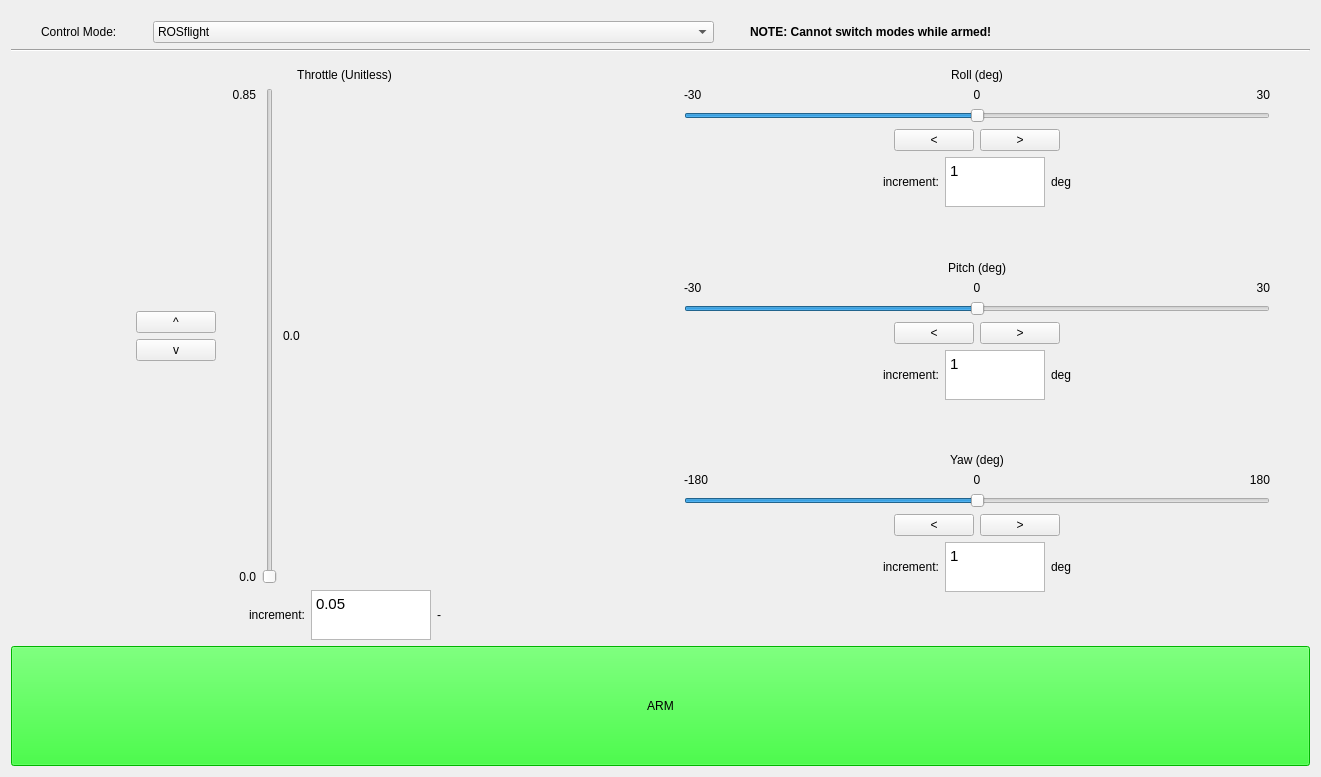
<?xml version="1.0" encoding="UTF-8"?>
<ui version="4.0">
 <class>CmWindow</class>
 <widget class="QWidget" name="CmWindow">
  <property name="geometry">
   <rect>
    <x>0</x>
    <y>0</y>
    <width>1321</width>
    <height>777</height>
   </rect>
  </property>
  <property name="sizePolicy">
   <sizepolicy hsizetype="Expanding" vsizetype="Expanding">
    <horstretch>0</horstretch>
    <verstretch>0</verstretch>
   </sizepolicy>
  </property>
  <property name="windowTitle">
   <string>Aerowake Tuning GUI</string>
  </property>
  <layout class="QGridLayout" name="gridLayout">
   <item row="0" column="0">
    <layout class="QVBoxLayout" name="verticalLayout">
     <item>
      <spacer name="verticalSpacer">
       <property name="orientation">
        <enum>Qt::Vertical</enum>
       </property>
       <property name="sizeType">
        <enum>QSizePolicy::Maximum</enum>
       </property>
       <property name="sizeHint" stdset="0">
        <size>
         <width>20</width>
         <height>10</height>
        </size>
       </property>
      </spacer>
     </item>
     <item>
      <layout class="QHBoxLayout" name="horizontalLayout_2">
       <item>
        <spacer name="horizontalSpacer">
         <property name="orientation">
          <enum>Qt::Horizontal</enum>
         </property>
         <property name="sizeType">
          <enum>QSizePolicy::Maximum</enum>
         </property>
         <property name="sizeHint" stdset="0">
          <size>
           <width>30</width>
           <height>20</height>
          </size>
         </property>
        </spacer>
       </item>
       <item>
        <widget class="QLabel" name="label">
         <property name="sizePolicy">
          <sizepolicy hsizetype="Maximum" vsizetype="Preferred">
           <horstretch>0</horstretch>
           <verstretch>0</verstretch>
          </sizepolicy>
         </property>
         <property name="text">
          <string>Control Mode:</string>
         </property>
        </widget>
       </item>
       <item>
        <spacer name="horizontalSpacer_2">
         <property name="orientation">
          <enum>Qt::Horizontal</enum>
         </property>
         <property name="sizeType">
          <enum>QSizePolicy::Maximum</enum>
         </property>
         <property name="sizeHint" stdset="0">
          <size>
           <width>30</width>
           <height>20</height>
          </size>
         </property>
        </spacer>
       </item>
       <item>
        <widget class="QComboBox" name="comboBox">
         <item>
          <property name="text">
           <string>ROSflight</string>
          </property>
         </item>
         <item>
          <property name="text">
           <string>Aerowake</string>
          </property>
         </item>
         <item>
          <property name="text">
           <string>ROScopterPOS</string>
          </property>
         </item>
         <item>
          <property name="text">
           <string>ROScopterVEL</string>
          </property>
         </item>
        </widget>
       </item>
       <item>
        <spacer name="horizontalSpacer_4">
         <property name="orientation">
          <enum>Qt::Horizontal</enum>
         </property>
         <property name="sizeType">
          <enum>QSizePolicy::Maximum</enum>
         </property>
         <property name="sizeHint" stdset="0">
          <size>
           <width>30</width>
           <height>20</height>
          </size>
         </property>
        </spacer>
       </item>
       <item>
        <widget class="QLabel" name="label_2">
         <property name="font">
          <font>
           <weight>75</weight>
           <bold>true</bold>
          </font>
         </property>
         <property name="text">
          <string>NOTE: Cannot switch modes while armed!</string>
         </property>
        </widget>
       </item>
      </layout>
     </item>
     <item>
      <widget class="Line" name="line">
       <property name="orientation">
        <enum>Qt::Horizontal</enum>
       </property>
      </widget>
     </item>
     <item>
      <spacer name="verticalSpacer_2">
       <property name="orientation">
        <enum>Qt::Vertical</enum>
       </property>
       <property name="sizeType">
        <enum>QSizePolicy::Maximum</enum>
       </property>
       <property name="sizeHint" stdset="0">
        <size>
         <width>20</width>
         <height>10</height>
        </size>
       </property>
      </spacer>
     </item>
     <item>
      <layout class="QHBoxLayout" name="horizontalLayout" stretch="0,1,0,1,0">
       <item>
        <spacer name="horizontalSpacer_12">
         <property name="orientation">
          <enum>Qt::Horizontal</enum>
         </property>
         <property name="sizeHint" stdset="0">
          <size>
           <width>40</width>
           <height>20</height>
          </size>
         </property>
        </spacer>
       </item>
       <item>
        <layout class="QVBoxLayout" name="verticalLayout_2">
         <item>
          <widget class="QLabel" name="F_title">
           <property name="sizePolicy">
            <sizepolicy hsizetype="Expanding" vsizetype="Preferred">
             <horstretch>0</horstretch>
             <verstretch>0</verstretch>
            </sizepolicy>
           </property>
           <property name="text">
            <string>Throttle (Unitless)</string>
           </property>
           <property name="alignment">
            <set>Qt::AlignCenter</set>
           </property>
          </widget>
         </item>
         <item>
          <layout class="QHBoxLayout" name="horizontalLayout_3">
           <item>
            <layout class="QVBoxLayout" name="verticalLayout_4">
             <item>
              <widget class="QLabel" name="F_max_label">
               <property name="text">
                <string>0.85</string>
               </property>
               <property name="alignment">
                <set>Qt::AlignRight|Qt::AlignTrailing|Qt::AlignVCenter</set>
               </property>
              </widget>
             </item>
             <item>
              <spacer name="verticalSpacer_4">
               <property name="orientation">
                <enum>Qt::Vertical</enum>
               </property>
               <property name="sizeHint" stdset="0">
                <size>
                 <width>20</width>
                 <height>40</height>
                </size>
               </property>
              </spacer>
             </item>
             <item>
              <layout class="QHBoxLayout" name="horizontalLayout_9">
               <item>
                <spacer name="horizontalSpacer_6">
                 <property name="orientation">
                  <enum>Qt::Horizontal</enum>
                 </property>
                 <property name="sizeHint" stdset="0">
                  <size>
                   <width>40</width>
                   <height>20</height>
                  </size>
                 </property>
                </spacer>
               </item>
               <item>
                <widget class="QPushButton" name="F_up">
                 <property name="text">
                  <string>^</string>
                 </property>
                </widget>
               </item>
               <item>
                <spacer name="horizontalSpacer_8">
                 <property name="orientation">
                  <enum>Qt::Horizontal</enum>
                 </property>
                 <property name="sizeType">
                  <enum>QSizePolicy::Fixed</enum>
                 </property>
                 <property name="sizeHint" stdset="0">
                  <size>
                   <width>40</width>
                   <height>20</height>
                  </size>
                 </property>
                </spacer>
               </item>
              </layout>
             </item>
             <item>
              <layout class="QHBoxLayout" name="horizontalLayout_10">
               <item>
                <spacer name="horizontalSpacer_7">
                 <property name="orientation">
                  <enum>Qt::Horizontal</enum>
                 </property>
                 <property name="sizeHint" stdset="0">
                  <size>
                   <width>40</width>
                   <height>20</height>
                  </size>
                 </property>
                </spacer>
               </item>
               <item>
                <widget class="QPushButton" name="F_down">
                 <property name="text">
                  <string>v</string>
                 </property>
                </widget>
               </item>
               <item>
                <spacer name="horizontalSpacer_9">
                 <property name="orientation">
                  <enum>Qt::Horizontal</enum>
                 </property>
                 <property name="sizeType">
                  <enum>QSizePolicy::Fixed</enum>
                 </property>
                 <property name="sizeHint" stdset="0">
                  <size>
                   <width>40</width>
                   <height>20</height>
                  </size>
                 </property>
                </spacer>
               </item>
              </layout>
             </item>
             <item>
              <spacer name="verticalSpacer_3">
               <property name="orientation">
                <enum>Qt::Vertical</enum>
               </property>
               <property name="sizeHint" stdset="0">
                <size>
                 <width>20</width>
                 <height>40</height>
                </size>
               </property>
              </spacer>
             </item>
             <item>
              <widget class="QLabel" name="F_min_label">
               <property name="sizePolicy">
                <sizepolicy hsizetype="Preferred" vsizetype="Fixed">
                 <horstretch>0</horstretch>
                 <verstretch>0</verstretch>
                </sizepolicy>
               </property>
               <property name="text">
                <string>0.0</string>
               </property>
               <property name="alignment">
                <set>Qt::AlignRight|Qt::AlignTrailing|Qt::AlignVCenter</set>
               </property>
              </widget>
             </item>
            </layout>
           </item>
           <item>
            <widget class="QSlider" name="F_slider">
             <property name="minimum">
              <number>0</number>
             </property>
             <property name="maximum">
              <number>1000</number>
             </property>
             <property name="value">
              <number>0</number>
             </property>
             <property name="orientation">
              <enum>Qt::Vertical</enum>
             </property>
            </widget>
           </item>
           <item>
            <widget class="QLabel" name="F_label">
             <property name="sizePolicy">
              <sizepolicy hsizetype="Expanding" vsizetype="Preferred">
               <horstretch>0</horstretch>
               <verstretch>0</verstretch>
              </sizepolicy>
             </property>
             <property name="maximumSize">
              <size>
               <width>150</width>
               <height>16777215</height>
              </size>
             </property>
             <property name="text">
              <string>0.0</string>
             </property>
            </widget>
           </item>
           <item>
            <spacer name="horizontalSpacer_14">
             <property name="orientation">
              <enum>Qt::Horizontal</enum>
             </property>
             <property name="sizeHint" stdset="0">
              <size>
               <width>40</width>
               <height>20</height>
              </size>
             </property>
            </spacer>
           </item>
          </layout>
         </item>
         <item>
          <layout class="QHBoxLayout" name="horizontalLayout_5">
           <item>
            <spacer name="horizontalSpacer_16">
             <property name="orientation">
              <enum>Qt::Horizontal</enum>
             </property>
             <property name="sizeHint" stdset="0">
              <size>
               <width>40</width>
               <height>20</height>
              </size>
             </property>
            </spacer>
           </item>
           <item>
            <widget class="QLabel" name="label_6">
             <property name="sizePolicy">
              <sizepolicy hsizetype="Fixed" vsizetype="Preferred">
               <horstretch>0</horstretch>
               <verstretch>0</verstretch>
              </sizepolicy>
             </property>
             <property name="text">
              <string>increment:</string>
             </property>
            </widget>
           </item>
           <item>
            <widget class="QTextEdit" name="F_increment">
             <property name="sizePolicy">
              <sizepolicy hsizetype="Fixed" vsizetype="Maximum">
               <horstretch>0</horstretch>
               <verstretch>0</verstretch>
              </sizepolicy>
             </property>
             <property name="maximumSize">
              <size>
               <width>120</width>
               <height>50</height>
              </size>
             </property>
             <property name="html">
              <string>&lt;!DOCTYPE HTML PUBLIC &quot;-//W3C//DTD HTML 4.0//EN&quot; &quot;http://www.w3.org/TR/REC-html40/strict.dtd&quot;&gt;
&lt;html&gt;&lt;head&gt;&lt;meta name=&quot;qrichtext&quot; content=&quot;1&quot; /&gt;&lt;style type=&quot;text/css&quot;&gt;
p, li { white-space: pre-wrap; }
&lt;/style&gt;&lt;/head&gt;&lt;body style=&quot; font-family:'Ubuntu'; font-size:11pt; font-weight:400; font-style:normal;&quot;&gt;
&lt;p style=&quot; margin-top:0px; margin-bottom:0px; margin-left:0px; margin-right:0px; -qt-block-indent:0; text-indent:0px;&quot;&gt;0.05&lt;/p&gt;&lt;/body&gt;&lt;/html&gt;</string>
             </property>
            </widget>
           </item>
           <item>
            <widget class="QLabel" name="F_inc_unit">
             <property name="sizePolicy">
              <sizepolicy hsizetype="Fixed" vsizetype="Preferred">
               <horstretch>0</horstretch>
               <verstretch>0</verstretch>
              </sizepolicy>
             </property>
             <property name="text">
              <string>-</string>
             </property>
            </widget>
           </item>
           <item>
            <spacer name="horizontalSpacer_15">
             <property name="orientation">
              <enum>Qt::Horizontal</enum>
             </property>
             <property name="sizeHint" stdset="0">
              <size>
               <width>40</width>
               <height>20</height>
              </size>
             </property>
            </spacer>
           </item>
          </layout>
         </item>
        </layout>
       </item>
       <item>
        <spacer name="horizontalSpacer_5">
         <property name="orientation">
          <enum>Qt::Horizontal</enum>
         </property>
         <property name="sizeType">
          <enum>QSizePolicy::Maximum</enum>
         </property>
         <property name="sizeHint" stdset="0">
          <size>
           <width>40</width>
           <height>20</height>
          </size>
         </property>
        </spacer>
       </item>
       <item>
        <layout class="QVBoxLayout" name="right_buttons_vlayout" stretch="1,0,0,0,0,0,0,0,0,0,0,0,0,0,0,0,0,0">
         <item>
          <widget class="QLabel" name="x_title">
           <property name="sizePolicy">
            <sizepolicy hsizetype="Preferred" vsizetype="Maximum">
             <horstretch>0</horstretch>
             <verstretch>0</verstretch>
            </sizepolicy>
           </property>
           <property name="text">
            <string>Roll (deg)</string>
           </property>
           <property name="alignment">
            <set>Qt::AlignCenter</set>
           </property>
          </widget>
         </item>
         <item>
          <layout class="QHBoxLayout" name="horizontalLayout_4">
           <item>
            <widget class="QLabel" name="x_min_label">
             <property name="sizePolicy">
              <sizepolicy hsizetype="Preferred" vsizetype="Maximum">
               <horstretch>0</horstretch>
               <verstretch>0</verstretch>
              </sizepolicy>
             </property>
             <property name="text">
              <string>-30</string>
             </property>
            </widget>
           </item>
           <item>
            <widget class="QLabel" name="x_label">
             <property name="sizePolicy">
              <sizepolicy hsizetype="Preferred" vsizetype="Maximum">
               <horstretch>0</horstretch>
               <verstretch>0</verstretch>
              </sizepolicy>
             </property>
             <property name="text">
              <string>0</string>
             </property>
             <property name="alignment">
              <set>Qt::AlignCenter</set>
             </property>
            </widget>
           </item>
           <item>
            <widget class="QLabel" name="x_max_label">
             <property name="sizePolicy">
              <sizepolicy hsizetype="Preferred" vsizetype="Maximum">
               <horstretch>0</horstretch>
               <verstretch>0</verstretch>
              </sizepolicy>
             </property>
             <property name="text">
              <string>30</string>
             </property>
             <property name="alignment">
              <set>Qt::AlignRight|Qt::AlignTrailing|Qt::AlignVCenter</set>
             </property>
            </widget>
           </item>
          </layout>
         </item>
         <item>
          <widget class="QSlider" name="x_slider">
           <property name="minimum">
            <number>-500</number>
           </property>
           <property name="maximum">
            <number>500</number>
           </property>
           <property name="orientation">
            <enum>Qt::Horizontal</enum>
           </property>
          </widget>
         </item>
         <item>
          <layout class="QHBoxLayout" name="horizontalLayout_8">
           <item>
            <spacer name="horizontalSpacer_10">
             <property name="orientation">
              <enum>Qt::Horizontal</enum>
             </property>
             <property name="sizeHint" stdset="0">
              <size>
               <width>40</width>
               <height>20</height>
              </size>
             </property>
            </spacer>
           </item>
           <item>
            <widget class="QPushButton" name="x_down">
             <property name="text">
              <string>&lt;</string>
             </property>
            </widget>
           </item>
           <item>
            <widget class="QPushButton" name="x_up">
             <property name="text">
              <string>&gt;</string>
             </property>
            </widget>
           </item>
           <item>
            <spacer name="horizontalSpacer_11">
             <property name="orientation">
              <enum>Qt::Horizontal</enum>
             </property>
             <property name="sizeHint" stdset="0">
              <size>
               <width>40</width>
               <height>20</height>
              </size>
             </property>
            </spacer>
           </item>
          </layout>
         </item>
         <item>
          <layout class="QHBoxLayout" name="horizontalLayout_11">
           <item>
            <spacer name="horizontalSpacer_21">
             <property name="orientation">
              <enum>Qt::Horizontal</enum>
             </property>
             <property name="sizeHint" stdset="0">
              <size>
               <width>40</width>
               <height>20</height>
              </size>
             </property>
            </spacer>
           </item>
           <item>
            <widget class="QLabel" name="label_13">
             <property name="text">
              <string>increment:</string>
             </property>
            </widget>
           </item>
           <item>
            <widget class="QTextEdit" name="x_increment">
             <property name="sizePolicy">
              <sizepolicy hsizetype="Maximum" vsizetype="Maximum">
               <horstretch>0</horstretch>
               <verstretch>0</verstretch>
              </sizepolicy>
             </property>
             <property name="maximumSize">
              <size>
               <width>100</width>
               <height>50</height>
              </size>
             </property>
             <property name="html">
              <string>&lt;!DOCTYPE HTML PUBLIC &quot;-//W3C//DTD HTML 4.0//EN&quot; &quot;http://www.w3.org/TR/REC-html40/strict.dtd&quot;&gt;
&lt;html&gt;&lt;head&gt;&lt;meta name=&quot;qrichtext&quot; content=&quot;1&quot; /&gt;&lt;style type=&quot;text/css&quot;&gt;
p, li { white-space: pre-wrap; }
&lt;/style&gt;&lt;/head&gt;&lt;body style=&quot; font-family:'Ubuntu'; font-size:11pt; font-weight:400; font-style:normal;&quot;&gt;
&lt;p style=&quot; margin-top:0px; margin-bottom:0px; margin-left:0px; margin-right:0px; -qt-block-indent:0; text-indent:0px;&quot;&gt;1&lt;/p&gt;&lt;/body&gt;&lt;/html&gt;</string>
             </property>
             <property name="placeholderText">
              <string/>
             </property>
            </widget>
           </item>
           <item>
            <widget class="QLabel" name="x_inc_unit">
             <property name="text">
              <string>deg</string>
             </property>
            </widget>
           </item>
           <item>
            <spacer name="horizontalSpacer_22">
             <property name="orientation">
              <enum>Qt::Horizontal</enum>
             </property>
             <property name="sizeHint" stdset="0">
              <size>
               <width>40</width>
               <height>20</height>
              </size>
             </property>
            </spacer>
           </item>
          </layout>
         </item>
         <item>
          <spacer name="verticalSpacer_6">
           <property name="orientation">
            <enum>Qt::Vertical</enum>
           </property>
           <property name="sizeHint" stdset="0">
            <size>
             <width>20</width>
             <height>40</height>
            </size>
           </property>
          </spacer>
         </item>
         <item>
          <widget class="QLabel" name="y_title">
           <property name="text">
            <string>Pitch (deg)</string>
           </property>
           <property name="alignment">
            <set>Qt::AlignCenter</set>
           </property>
          </widget>
         </item>
         <item>
          <layout class="QHBoxLayout" name="horizontalLayout_7">
           <item>
            <widget class="QLabel" name="y_min_label">
             <property name="text">
              <string>-30</string>
             </property>
            </widget>
           </item>
           <item>
            <widget class="QLabel" name="y_label">
             <property name="text">
              <string>0</string>
             </property>
             <property name="alignment">
              <set>Qt::AlignCenter</set>
             </property>
            </widget>
           </item>
           <item>
            <widget class="QLabel" name="y_max_label">
             <property name="text">
              <string>30</string>
             </property>
             <property name="alignment">
              <set>Qt::AlignRight|Qt::AlignTrailing|Qt::AlignVCenter</set>
             </property>
            </widget>
           </item>
          </layout>
         </item>
         <item>
          <widget class="QSlider" name="y_slider">
           <property name="minimum">
            <number>-500</number>
           </property>
           <property name="maximum">
            <number>500</number>
           </property>
           <property name="orientation">
            <enum>Qt::Horizontal</enum>
           </property>
          </widget>
         </item>
         <item>
          <layout class="QHBoxLayout" name="horizontalLayout_13">
           <item>
            <spacer name="horizontalSpacer_17">
             <property name="orientation">
              <enum>Qt::Horizontal</enum>
             </property>
             <property name="sizeHint" stdset="0">
              <size>
               <width>40</width>
               <height>20</height>
              </size>
             </property>
            </spacer>
           </item>
           <item>
            <widget class="QPushButton" name="y_down">
             <property name="text">
              <string>&lt;</string>
             </property>
            </widget>
           </item>
           <item>
            <widget class="QPushButton" name="y_up">
             <property name="text">
              <string>&gt;</string>
             </property>
            </widget>
           </item>
           <item>
            <spacer name="horizontalSpacer_18">
             <property name="orientation">
              <enum>Qt::Horizontal</enum>
             </property>
             <property name="sizeHint" stdset="0">
              <size>
               <width>40</width>
               <height>20</height>
              </size>
             </property>
            </spacer>
           </item>
          </layout>
         </item>
         <item>
          <layout class="QHBoxLayout" name="horizontalLayout_15">
           <item>
            <spacer name="horizontalSpacer_23">
             <property name="orientation">
              <enum>Qt::Horizontal</enum>
             </property>
             <property name="sizeHint" stdset="0">
              <size>
               <width>40</width>
               <height>20</height>
              </size>
             </property>
            </spacer>
           </item>
           <item>
            <widget class="QLabel" name="label_24">
             <property name="text">
              <string>increment:</string>
             </property>
            </widget>
           </item>
           <item>
            <widget class="QTextEdit" name="y_increment">
             <property name="sizePolicy">
              <sizepolicy hsizetype="Maximum" vsizetype="Maximum">
               <horstretch>0</horstretch>
               <verstretch>0</verstretch>
              </sizepolicy>
             </property>
             <property name="maximumSize">
              <size>
               <width>100</width>
               <height>50</height>
              </size>
             </property>
             <property name="html">
              <string>&lt;!DOCTYPE HTML PUBLIC &quot;-//W3C//DTD HTML 4.0//EN&quot; &quot;http://www.w3.org/TR/REC-html40/strict.dtd&quot;&gt;
&lt;html&gt;&lt;head&gt;&lt;meta name=&quot;qrichtext&quot; content=&quot;1&quot; /&gt;&lt;style type=&quot;text/css&quot;&gt;
p, li { white-space: pre-wrap; }
&lt;/style&gt;&lt;/head&gt;&lt;body style=&quot; font-family:'Ubuntu'; font-size:11pt; font-weight:400; font-style:normal;&quot;&gt;
&lt;p style=&quot; margin-top:0px; margin-bottom:0px; margin-left:0px; margin-right:0px; -qt-block-indent:0; text-indent:0px;&quot;&gt;1&lt;/p&gt;&lt;/body&gt;&lt;/html&gt;</string>
             </property>
             <property name="placeholderText">
              <string/>
             </property>
            </widget>
           </item>
           <item>
            <widget class="QLabel" name="y_inc_unit">
             <property name="text">
              <string>deg</string>
             </property>
            </widget>
           </item>
           <item>
            <spacer name="horizontalSpacer_24">
             <property name="orientation">
              <enum>Qt::Horizontal</enum>
             </property>
             <property name="sizeHint" stdset="0">
              <size>
               <width>40</width>
               <height>20</height>
              </size>
             </property>
            </spacer>
           </item>
          </layout>
         </item>
         <item>
          <spacer name="verticalSpacer_7">
           <property name="orientation">
            <enum>Qt::Vertical</enum>
           </property>
           <property name="sizeHint" stdset="0">
            <size>
             <width>20</width>
             <height>40</height>
            </size>
           </property>
          </spacer>
         </item>
         <item>
          <widget class="QLabel" name="z_title">
           <property name="text">
            <string>Yaw (deg)</string>
           </property>
           <property name="alignment">
            <set>Qt::AlignCenter</set>
           </property>
          </widget>
         </item>
         <item>
          <layout class="QHBoxLayout" name="horizontalLayout_12">
           <item>
            <widget class="QLabel" name="z_min_label">
             <property name="text">
              <string>-180</string>
             </property>
            </widget>
           </item>
           <item>
            <widget class="QLabel" name="z_label">
             <property name="text">
              <string>0</string>
             </property>
             <property name="alignment">
              <set>Qt::AlignCenter</set>
             </property>
            </widget>
           </item>
           <item>
            <widget class="QLabel" name="z_max_label">
             <property name="text">
              <string>180</string>
             </property>
             <property name="alignment">
              <set>Qt::AlignRight|Qt::AlignTrailing|Qt::AlignVCenter</set>
             </property>
            </widget>
           </item>
          </layout>
         </item>
         <item>
          <widget class="QSlider" name="z_slider">
           <property name="minimum">
            <number>-500</number>
           </property>
           <property name="maximum">
            <number>500</number>
           </property>
           <property name="orientation">
            <enum>Qt::Horizontal</enum>
           </property>
          </widget>
         </item>
         <item>
          <layout class="QHBoxLayout" name="horizontalLayout_14">
           <item>
            <spacer name="horizontalSpacer_19">
             <property name="orientation">
              <enum>Qt::Horizontal</enum>
             </property>
             <property name="sizeHint" stdset="0">
              <size>
               <width>40</width>
               <height>20</height>
              </size>
             </property>
            </spacer>
           </item>
           <item>
            <widget class="QPushButton" name="z_down">
             <property name="text">
              <string>&lt;</string>
             </property>
            </widget>
           </item>
           <item>
            <widget class="QPushButton" name="z_up">
             <property name="text">
              <string>&gt;</string>
             </property>
            </widget>
           </item>
           <item>
            <spacer name="horizontalSpacer_20">
             <property name="orientation">
              <enum>Qt::Horizontal</enum>
             </property>
             <property name="sizeHint" stdset="0">
              <size>
               <width>40</width>
               <height>20</height>
              </size>
             </property>
            </spacer>
           </item>
          </layout>
         </item>
         <item>
          <layout class="QHBoxLayout" name="horizontalLayout_16">
           <item>
            <spacer name="horizontalSpacer_25">
             <property name="orientation">
              <enum>Qt::Horizontal</enum>
             </property>
             <property name="sizeHint" stdset="0">
              <size>
               <width>40</width>
               <height>20</height>
              </size>
             </property>
            </spacer>
           </item>
           <item>
            <widget class="QLabel" name="label_26">
             <property name="text">
              <string>increment:</string>
             </property>
            </widget>
           </item>
           <item>
            <widget class="QTextEdit" name="z_increment">
             <property name="sizePolicy">
              <sizepolicy hsizetype="Maximum" vsizetype="Maximum">
               <horstretch>0</horstretch>
               <verstretch>0</verstretch>
              </sizepolicy>
             </property>
             <property name="maximumSize">
              <size>
               <width>100</width>
               <height>50</height>
              </size>
             </property>
             <property name="html">
              <string>&lt;!DOCTYPE HTML PUBLIC &quot;-//W3C//DTD HTML 4.0//EN&quot; &quot;http://www.w3.org/TR/REC-html40/strict.dtd&quot;&gt;
&lt;html&gt;&lt;head&gt;&lt;meta name=&quot;qrichtext&quot; content=&quot;1&quot; /&gt;&lt;style type=&quot;text/css&quot;&gt;
p, li { white-space: pre-wrap; }
&lt;/style&gt;&lt;/head&gt;&lt;body style=&quot; font-family:'Ubuntu'; font-size:11pt; font-weight:400; font-style:normal;&quot;&gt;
&lt;p style=&quot; margin-top:0px; margin-bottom:0px; margin-left:0px; margin-right:0px; -qt-block-indent:0; text-indent:0px;&quot;&gt;1&lt;/p&gt;&lt;/body&gt;&lt;/html&gt;</string>
             </property>
             <property name="placeholderText">
              <string/>
             </property>
            </widget>
           </item>
           <item>
            <widget class="QLabel" name="z_inc_unit">
             <property name="text">
              <string>deg</string>
             </property>
            </widget>
           </item>
           <item>
            <spacer name="horizontalSpacer_26">
             <property name="orientation">
              <enum>Qt::Horizontal</enum>
             </property>
             <property name="sizeHint" stdset="0">
              <size>
               <width>40</width>
               <height>20</height>
              </size>
             </property>
            </spacer>
           </item>
          </layout>
         </item>
         <item>
          <spacer name="verticalSpacer_5">
           <property name="orientation">
            <enum>Qt::Vertical</enum>
           </property>
           <property name="sizeHint" stdset="0">
            <size>
             <width>20</width>
             <height>40</height>
            </size>
           </property>
          </spacer>
         </item>
        </layout>
       </item>
       <item>
        <spacer name="horizontalSpacer_13">
         <property name="orientation">
          <enum>Qt::Horizontal</enum>
         </property>
         <property name="sizeHint" stdset="0">
          <size>
           <width>40</width>
           <height>20</height>
          </size>
         </property>
        </spacer>
       </item>
      </layout>
     </item>
    </layout>
   </item>
   <item row="1" column="0">
    <widget class="QPushButton" name="ARMBUTTON">
     <property name="minimumSize">
      <size>
       <width>0</width>
       <height>120</height>
      </size>
     </property>
     <property name="palette">
      <palette>
       <active>
        <colorrole role="WindowText">
         <brush brushstyle="SolidPattern">
          <color alpha="255">
           <red>0</red>
           <green>0</green>
           <blue>0</blue>
          </color>
         </brush>
        </colorrole>
        <colorrole role="Button">
         <brush brushstyle="SolidPattern">
          <color alpha="255">
           <red>0</red>
           <green>255</green>
           <blue>0</blue>
          </color>
         </brush>
        </colorrole>
        <colorrole role="Light">
         <brush brushstyle="SolidPattern">
          <color alpha="255">
           <red>127</red>
           <green>255</green>
           <blue>127</blue>
          </color>
         </brush>
        </colorrole>
        <colorrole role="Midlight">
         <brush brushstyle="SolidPattern">
          <color alpha="255">
           <red>63</red>
           <green>255</green>
           <blue>63</blue>
          </color>
         </brush>
        </colorrole>
        <colorrole role="Dark">
         <brush brushstyle="SolidPattern">
          <color alpha="255">
           <red>0</red>
           <green>127</green>
           <blue>0</blue>
          </color>
         </brush>
        </colorrole>
        <colorrole role="Mid">
         <brush brushstyle="SolidPattern">
          <color alpha="255">
           <red>0</red>
           <green>170</green>
           <blue>0</blue>
          </color>
         </brush>
        </colorrole>
        <colorrole role="Text">
         <brush brushstyle="SolidPattern">
          <color alpha="255">
           <red>0</red>
           <green>0</green>
           <blue>0</blue>
          </color>
         </brush>
        </colorrole>
        <colorrole role="BrightText">
         <brush brushstyle="SolidPattern">
          <color alpha="255">
           <red>255</red>
           <green>255</green>
           <blue>255</blue>
          </color>
         </brush>
        </colorrole>
        <colorrole role="ButtonText">
         <brush brushstyle="SolidPattern">
          <color alpha="255">
           <red>0</red>
           <green>0</green>
           <blue>0</blue>
          </color>
         </brush>
        </colorrole>
        <colorrole role="Base">
         <brush brushstyle="SolidPattern">
          <color alpha="255">
           <red>255</red>
           <green>255</green>
           <blue>255</blue>
          </color>
         </brush>
        </colorrole>
        <colorrole role="Window">
         <brush brushstyle="SolidPattern">
          <color alpha="255">
           <red>0</red>
           <green>255</green>
           <blue>0</blue>
          </color>
         </brush>
        </colorrole>
        <colorrole role="Shadow">
         <brush brushstyle="SolidPattern">
          <color alpha="255">
           <red>0</red>
           <green>0</green>
           <blue>0</blue>
          </color>
         </brush>
        </colorrole>
        <colorrole role="AlternateBase">
         <brush brushstyle="SolidPattern">
          <color alpha="255">
           <red>127</red>
           <green>255</green>
           <blue>127</blue>
          </color>
         </brush>
        </colorrole>
        <colorrole role="ToolTipBase">
         <brush brushstyle="SolidPattern">
          <color alpha="255">
           <red>255</red>
           <green>255</green>
           <blue>220</blue>
          </color>
         </brush>
        </colorrole>
        <colorrole role="ToolTipText">
         <brush brushstyle="SolidPattern">
          <color alpha="255">
           <red>0</red>
           <green>0</green>
           <blue>0</blue>
          </color>
         </brush>
        </colorrole>
       </active>
       <inactive>
        <colorrole role="WindowText">
         <brush brushstyle="SolidPattern">
          <color alpha="255">
           <red>0</red>
           <green>0</green>
           <blue>0</blue>
          </color>
         </brush>
        </colorrole>
        <colorrole role="Button">
         <brush brushstyle="SolidPattern">
          <color alpha="255">
           <red>0</red>
           <green>255</green>
           <blue>0</blue>
          </color>
         </brush>
        </colorrole>
        <colorrole role="Light">
         <brush brushstyle="SolidPattern">
          <color alpha="255">
           <red>127</red>
           <green>255</green>
           <blue>127</blue>
          </color>
         </brush>
        </colorrole>
        <colorrole role="Midlight">
         <brush brushstyle="SolidPattern">
          <color alpha="255">
           <red>63</red>
           <green>255</green>
           <blue>63</blue>
          </color>
         </brush>
        </colorrole>
        <colorrole role="Dark">
         <brush brushstyle="SolidPattern">
          <color alpha="255">
           <red>0</red>
           <green>127</green>
           <blue>0</blue>
          </color>
         </brush>
        </colorrole>
        <colorrole role="Mid">
         <brush brushstyle="SolidPattern">
          <color alpha="255">
           <red>0</red>
           <green>170</green>
           <blue>0</blue>
          </color>
         </brush>
        </colorrole>
        <colorrole role="Text">
         <brush brushstyle="SolidPattern">
          <color alpha="255">
           <red>0</red>
           <green>0</green>
           <blue>0</blue>
          </color>
         </brush>
        </colorrole>
        <colorrole role="BrightText">
         <brush brushstyle="SolidPattern">
          <color alpha="255">
           <red>255</red>
           <green>255</green>
           <blue>255</blue>
          </color>
         </brush>
        </colorrole>
        <colorrole role="ButtonText">
         <brush brushstyle="SolidPattern">
          <color alpha="255">
           <red>0</red>
           <green>0</green>
           <blue>0</blue>
          </color>
         </brush>
        </colorrole>
        <colorrole role="Base">
         <brush brushstyle="SolidPattern">
          <color alpha="255">
           <red>255</red>
           <green>255</green>
           <blue>255</blue>
          </color>
         </brush>
        </colorrole>
        <colorrole role="Window">
         <brush brushstyle="SolidPattern">
          <color alpha="255">
           <red>0</red>
           <green>255</green>
           <blue>0</blue>
          </color>
         </brush>
        </colorrole>
        <colorrole role="Shadow">
         <brush brushstyle="SolidPattern">
          <color alpha="255">
           <red>0</red>
           <green>0</green>
           <blue>0</blue>
          </color>
         </brush>
        </colorrole>
        <colorrole role="AlternateBase">
         <brush brushstyle="SolidPattern">
          <color alpha="255">
           <red>127</red>
           <green>255</green>
           <blue>127</blue>
          </color>
         </brush>
        </colorrole>
        <colorrole role="ToolTipBase">
         <brush brushstyle="SolidPattern">
          <color alpha="255">
           <red>255</red>
           <green>255</green>
           <blue>220</blue>
          </color>
         </brush>
        </colorrole>
        <colorrole role="ToolTipText">
         <brush brushstyle="SolidPattern">
          <color alpha="255">
           <red>0</red>
           <green>0</green>
           <blue>0</blue>
          </color>
         </brush>
        </colorrole>
       </inactive>
       <disabled>
        <colorrole role="WindowText">
         <brush brushstyle="SolidPattern">
          <color alpha="255">
           <red>0</red>
           <green>127</green>
           <blue>0</blue>
          </color>
         </brush>
        </colorrole>
        <colorrole role="Button">
         <brush brushstyle="SolidPattern">
          <color alpha="255">
           <red>0</red>
           <green>255</green>
           <blue>0</blue>
          </color>
         </brush>
        </colorrole>
        <colorrole role="Light">
         <brush brushstyle="SolidPattern">
          <color alpha="255">
           <red>127</red>
           <green>255</green>
           <blue>127</blue>
          </color>
         </brush>
        </colorrole>
        <colorrole role="Midlight">
         <brush brushstyle="SolidPattern">
          <color alpha="255">
           <red>63</red>
           <green>255</green>
           <blue>63</blue>
          </color>
         </brush>
        </colorrole>
        <colorrole role="Dark">
         <brush brushstyle="SolidPattern">
          <color alpha="255">
           <red>0</red>
           <green>127</green>
           <blue>0</blue>
          </color>
         </brush>
        </colorrole>
        <colorrole role="Mid">
         <brush brushstyle="SolidPattern">
          <color alpha="255">
           <red>0</red>
           <green>170</green>
           <blue>0</blue>
          </color>
         </brush>
        </colorrole>
        <colorrole role="Text">
         <brush brushstyle="SolidPattern">
          <color alpha="255">
           <red>0</red>
           <green>127</green>
           <blue>0</blue>
          </color>
         </brush>
        </colorrole>
        <colorrole role="BrightText">
         <brush brushstyle="SolidPattern">
          <color alpha="255">
           <red>255</red>
           <green>255</green>
           <blue>255</blue>
          </color>
         </brush>
        </colorrole>
        <colorrole role="ButtonText">
         <brush brushstyle="SolidPattern">
          <color alpha="255">
           <red>0</red>
           <green>127</green>
           <blue>0</blue>
          </color>
         </brush>
        </colorrole>
        <colorrole role="Base">
         <brush brushstyle="SolidPattern">
          <color alpha="255">
           <red>0</red>
           <green>255</green>
           <blue>0</blue>
          </color>
         </brush>
        </colorrole>
        <colorrole role="Window">
         <brush brushstyle="SolidPattern">
          <color alpha="255">
           <red>0</red>
           <green>255</green>
           <blue>0</blue>
          </color>
         </brush>
        </colorrole>
        <colorrole role="Shadow">
         <brush brushstyle="SolidPattern">
          <color alpha="255">
           <red>0</red>
           <green>0</green>
           <blue>0</blue>
          </color>
         </brush>
        </colorrole>
        <colorrole role="AlternateBase">
         <brush brushstyle="SolidPattern">
          <color alpha="255">
           <red>0</red>
           <green>255</green>
           <blue>0</blue>
          </color>
         </brush>
        </colorrole>
        <colorrole role="ToolTipBase">
         <brush brushstyle="SolidPattern">
          <color alpha="255">
           <red>255</red>
           <green>255</green>
           <blue>220</blue>
          </color>
         </brush>
        </colorrole>
        <colorrole role="ToolTipText">
         <brush brushstyle="SolidPattern">
          <color alpha="255">
           <red>0</red>
           <green>0</green>
           <blue>0</blue>
          </color>
         </brush>
        </colorrole>
       </disabled>
      </palette>
     </property>
     <property name="text">
      <string>ARM</string>
     </property>
    </widget>
   </item>
  </layout>
 </widget>
 <layoutdefault spacing="6" margin="11"/>
 <resources/>
 <connections/>
</ui>
